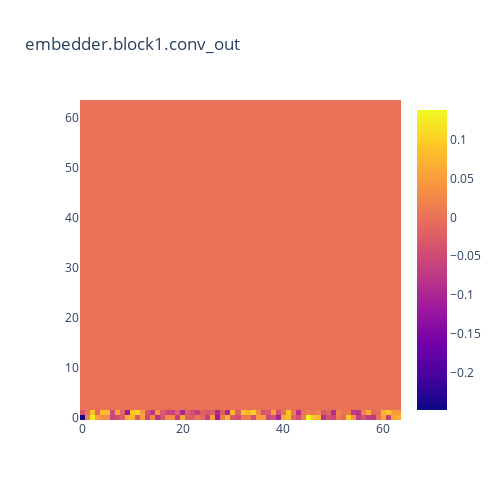

Notebook source saved alongside this figure:
### Code cell
# Now that we have the conv labels, let's visualize the activations at each one using plotly
import plotly.graph_objects as go
from plotly.subplots import make_subplots
import plotly.express as px

# Let's make a grid of subplots, with one row for each conv layer
# fig = make_subplots(rows=len(conv_labels), cols=1, subplot_titles=conv_labels)
# for i, label in enumerate(conv_labels):
#     # Get the activations
#     activations = hook.get_value_by_label(label)
#     # Reshape to be (batch, channel, height, width)
#     activations = rearrange(activations, 'b c h w -> b h w c')
#     # Get the difference between the two activations 
#     diff_activations = activations[1] - activations[0]
#     # Plot the mean activation
#     fig.add_trace(go.Heatmap(z=diff_activations[0]), row=i+1, col=1)
# fig.update_layout(height=2000, width=1000, title_text="Convolution activations")

# Now make the same thing, but allow using a dropdown box to select conv_labels
def plot_conv_activations(label):
    activations = hook.get_value_by_label(label)
    activations = rearrange(activations, 'b c h w -> b h w c')
    diff_activations = activations[1] - activations[0]
    fig = go.Figure(data=go.Heatmap(z=diff_activations[0]))
    fig.update_layout(height=500, width=500, title_text=label)
    fig.show()

interact(plot_conv_activations, label=Dropdown(options=conv_labels))

### Figure 1 — Plotly figure (JSON) as saved in the notebook; plotly's stock layout.template omitted (floating-point values rounded to 4 significant figures; data arrays with more than 128 entries replaced by an {"elided": "..."} marker saying what was removed)
{"data": [{"type": "heatmap", "z": {"elided": "64x64 float values"}}], "layout": {"height": 500, "title": {"text": "embedder.block1.conv_out"}, "width": 500}}
